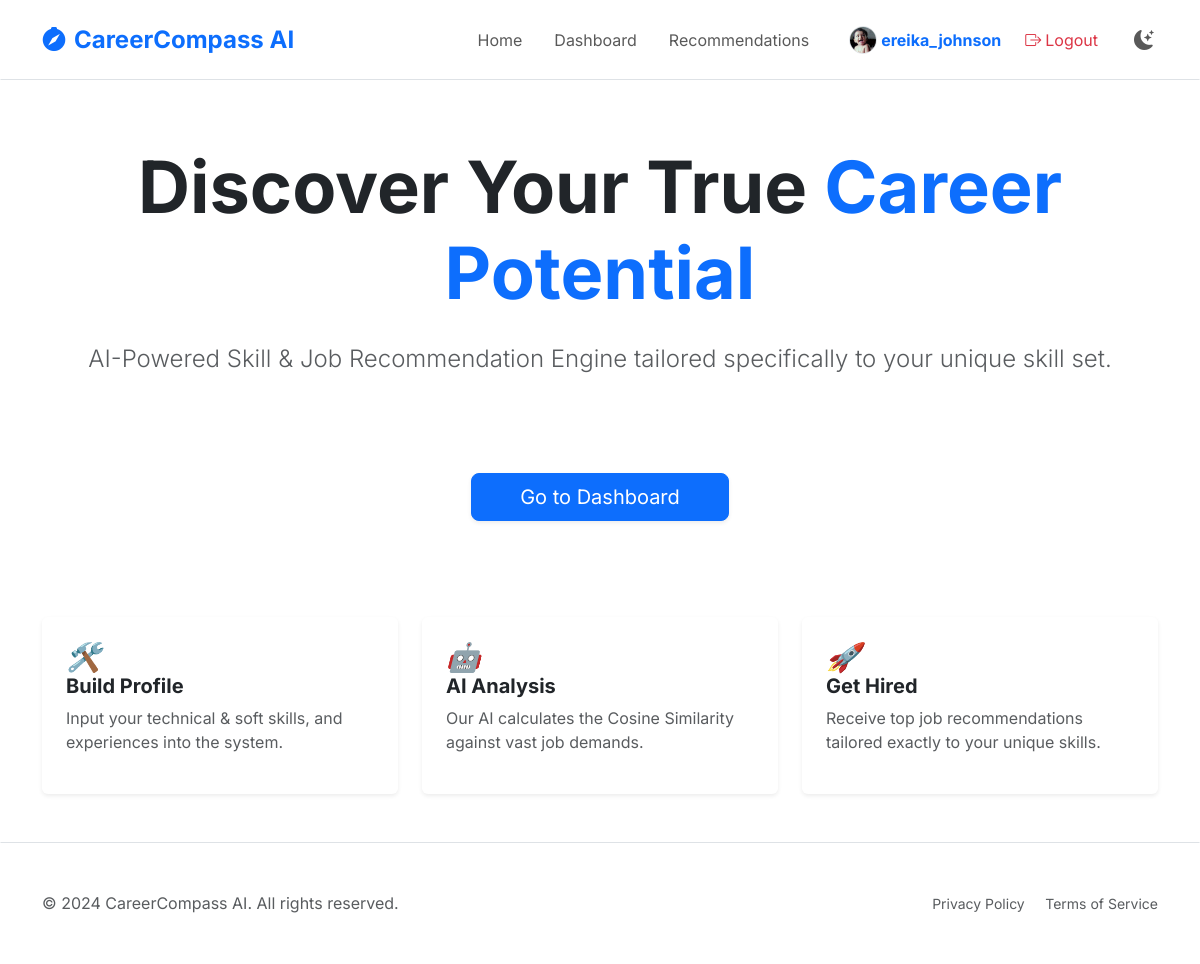
Screenshot of / (signed in) with the database file from the repository.
### careercompass/models/user.py (models this page shows, shortened)
class User(db.Model, UserMixin):
    id = db.Column(db.Integer, primary_key=True)
    username = db.Column(db.String(150), unique=True, nullable=False)
    password = db.Column(db.String(60), nullable=False)
    full_name = db.Column(db.String(150), nullable=True)
    email = db.Column(db.String(150), nullable=True)
    phone = db.Column(db.String(20), nullable=True)
    address = db.Column(db.String(250), nullable=True)
    dob = db.Column(db.Date, nullable=True)
    gender = db.Column(db.String(20), nullable=True)
    profile_pic = db.Column(db.String(200), nullable=True)
    linkedin = db.Column(db.String(200), nullable=True)
    github = db.Column(db.String(200), nullable=True)
    twitter = db.Column(db.String(200), nullable=True)
    website = db.Column(db.String(200), nullable=True)
    tech_skills = db.Column(db.String(500), nullable=True) # Comma-separated or JSON
    soft_skills = db.Column(db.String(500), nullable=True)
    qualification = db.Column(db.String(100), nullable=True)
    industry = db.Column(db.String(100), nullable=True)

### careercompass/routes/main_routes.py (the view)
@main_bp.route('/')
def home():
    return render_template('index.html')

### app.py (called while the page is built)
def create_app(test_config=None):
    app = Flask(__name__, template_folder='careercompass/templates', static_folder='careercompass/static')
    app.config['SECRET_KEY'] = 'dev_secret_key_careercompass'
    app.config['SQLALCHEMY_DATABASE_URI'] = 'sqlite:///database.db'
    app.config['SQLALCHEMY_TRACK_MODIFICATIONS'] = False
    if test_config:
        app.config.update(test_config)
    db.init_app(app)
    login_manager.init_app(app)
    bcrypt.init_app(app)
    app.register_blueprint(auth_bp, url_prefix='/auth')
    app.register_blueprint(main_bp)   # ← Removed url_prefix='/'
    app.register_blueprint(admin_bp, url_prefix='/admin')
    @login_manager.user_loader
    def load_user(user_id):
        return User.query.get(int(user_id))
    with app.app_context():
        db.create_all()
    return app

### careercompass/templates/index.html (shortened to what this page needs)
{% extends "base.html" %}
{% block content %}
<div class="row align-items-center mb-5 fade-in-up">
    <div class="col-lg-12 text-center">
        <h1 class="display-2 fw-bold mb-4">Discover Your True <span class="text-primary">Career Potential</span></h1>
        <p class="lead text-muted mb-5 fs-4">
            AI-Powered Skill & Job Recommendation Engine tailored specifically to your unique skill set.
        </p>
    </div>
</div>
{% if not current_user.is_authenticated %}
<div class="d-flex justify-content-center gap-3">
    <a href="{{ url_for('auth.register') }}" class="btn btn-primary btn-lg px-5 shadow-sm">Get Started</a>
    <a href="{{ url_for('auth.login') }}" class="btn btn-outline-primary btn-lg px-5 shadow-sm">Log In</a>
</div>
{% else %}
<div class="d-flex justify-content-center gap-3">
    <a href="{{ url_for('main.dashboard') }}" class="btn btn-primary btn-lg px-5 shadow-sm">Go to Dashboard</a>
</div>
{% endif %}
<div class="row mt-5 pt-5">
    <div class="col-md-4">
        <div class="card border-0 shadow-sm h-100">
            <div class="card-body p-4">
                <h5 class="fw-bold"><i class="text-primary fs-3 mb-3">🛠️</i><br>Build Profile</h5>
                <p class="text-muted">Input your technical & soft skills, and experiences into the system.</p>
            </div>
        </div>
    </div>
    <div class="col-md-4">
        <div class="card border-0 shadow-sm h-100">
            <div class="card-body p-4">
                <h5 class="fw-bold"><i class="text-primary fs-3 mb-3">🤖</i><br>AI Analysis</h5>
                <p class="text-muted">Our AI calculates the Cosine Similarity against vast job demands.</p>
            </div>
        </div>
    </div>
    <div class="col-md-4">
        <div class="card border-0 shadow-sm h-100">
            <div class="card-body p-4">
                <h5 class="fw-bold"><i class="text-primary fs-3 mb-3">🚀</i><br>Get Hired</h5>
                <p class="text-muted">Receive top job recommendations tailored exactly to your unique skills.</p>
            </div>
        </div>
    </div>
</div>
{% endblock %}

### careercompass/templates/base.html (shortened to what this page needs)
<!DOCTYPE html>
<html lang="en" data-bs-theme="light">
<head>
    <link rel="stylesheet" href="https://cdn.jsdelivr.net/npm/bootstrap-icons@1.11.1/font/bootstrap-icons.css">
    <link href="https://cdn.jsdelivr.net/npm/bootstrap@5.3.0/dist/css/bootstrap.min.css" rel="stylesheet">
    <link rel="stylesheet" href="{{ url_for('static', filename='style.css') }}">
</head>
<body class="d-flex flex-column min-vh-100">
    <nav class="navbar navbar-expand-lg border-bottom sticky-top py-3 glass-effect" id="mainNav">
        <div class="container">
            <a class="navbar-brand fw-bold fs-4 text-primary" href="{{ url_for('main.home') }}">
                <i class="bi bi-compass-fill me-2"></i>CareerCompass AI
            </a>
            <div class="collapse navbar-collapse" id="navbarNav">
                <ul class="navbar-nav ms-auto align-items-center">
                    <li class="nav-item"><a class="nav-link px-3" href="{{ url_for('main.home') }}">Home</a></li>
                    {% if current_user.is_authenticated %}
                    <li class="nav-item"><a class="nav-link px-3" href="{{ url_for('main.dashboard') }}">Dashboard</a>
                    </li>
                    <li class="nav-item"><a class="nav-link px-3"
                            href="{{ url_for('main.recommendations') }}">Recommendations</a></li>
                    <li class="nav-item ms-lg-3">
                        <a class="nav-link text-primary fw-bold d-flex align-items-center"
                            href="{{ url_for('main.profile') }}">
                            {% if current_user.profile_pic %}
                            <img src="{{ url_for('static', filename='profile_pics/' + current_user.profile_pic) }}"
                                class="rounded-circle me-1 border"
                                style="width: 28px; height: 28px; object-fit: cover;">
                            {% else %}
                            <i class="bi bi-person-circle fs-5 me-1"></i>
                            {% endif %}
                            <span class="d-none d-lg-inline">{{ current_user.username }}</span>
                        </a>
                    </li>
                    <li class="nav-item me-2">
                        <a class="nav-link text-danger ms-lg-2" href="{{ url_for('auth.logout') }}">
                            <i class="bi bi-box-arrow-right me-1"></i>Logout
                        </a>
                    </li>
                    {% else %}
                    <li class="nav-item"><a class="nav-link px-3" href="{{ url_for('auth.login') }}">Login</a></li>
                    <li class="nav-item"><a class="btn btn-primary rounded-pill px-4 ms-2"
                            href="{{ url_for('auth.register') }}">Register</a></li>
                    {% endif %}
                    <li class="nav-item ms-lg-3 mt-3 mt-lg-0">
                        <button class="btn btn-link nav-link p-1" id="theme-toggle" aria-label="Toggle Theme">
                            <i class="bi bi-moon-stars-fill fs-5" id="theme-icon"></i>
                        </button>
                    </li>
                </ul>
            </div>
        </div>
    </nav>
    <main class="container my-5">
        {% block content %}{% endblock %}
    </main>
    <footer class="border-top py-5 mt-auto glass-effect">
        <div class="container">
            <div class="row align-items-center">
                <div class="col-md-6 text-center text-md-start">
                    <p class="mb-0 text-muted">&copy; 2024 CareerCompass AI. All rights reserved.</p>
                </div>
                <div class="col-md-6 text-center text-md-end mt-3 mt-md-0">
                    <a href="#" class="text-muted text-decoration-none me-3 small">Privacy Policy</a>
                    <a href="#" class="text-muted text-decoration-none small">Terms of Service</a>
                </div>
            </div>
        </div>
    </footer>
</body>
</html>

### careercompass/static/style.css (style rules this page uses)
:root { --primary-color: #0d6efd; --primary-gradient: linear-gradient(135deg, #0d6efd 0%, #0a58ca 100%); --card-shadow: 0 10px 30px rgba(0, 0, 0, 0.05); --transition-speed: 0.3s; }
body { font-family: 'Inter', sans-serif; background-color: var(--bs-body-bg); transition: background-color var(--transition-speed), color var(--transition-speed); }
.card { transition: transform var(--transition-speed), box-shadow var(--transition-speed), background-color var(--transition-speed); box-shadow: var(--card-shadow); }
.glass-effect { background: rgba(255, 255, 255, 0.7); backdrop-filter: blur(10px); -webkit-backdrop-filter: blur(10px); border: 1px solid rgba(255, 255, 255, 0.2); }
#theme-toggle { cursor: pointer; transition: transform 0.3s ease; }
.fade-in-up { animation: fadeIn 0.6s ease-out forwards; }

### rows the page displays
User: profile_pic (picture), username "ereika_johnson"
